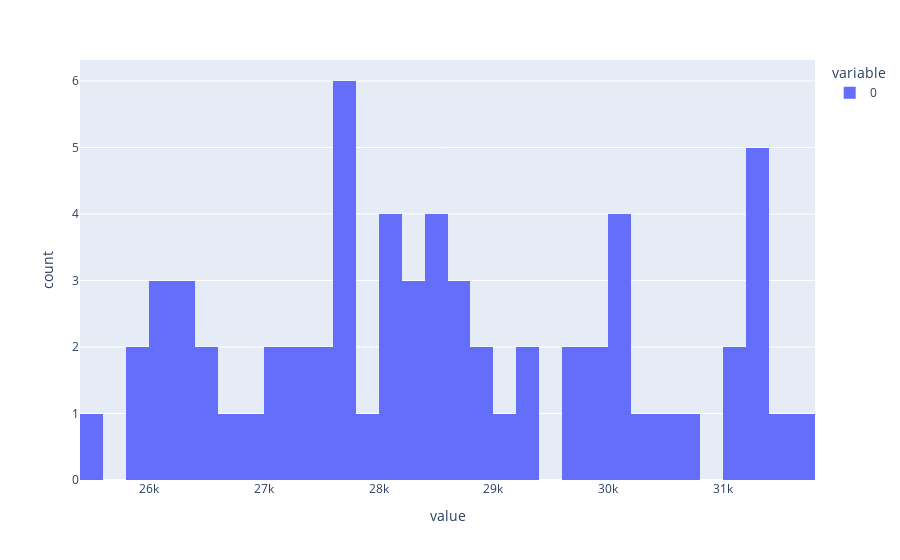

Notebook code for this chart:
### Code cell
px.histogram([len(x) for x in sequences], nbins=50)

### Figure 1 — Plotly figure (JSON) as saved in the notebook; plotly's stock layout.template omitted (floating-point values rounded to 4 significant figures)
{"data": [{"alignmentgroup": "True", "bingroup": "x", "hovertemplate": "variable=0<br>value=%{x}<br>count=%{y}<extra></extra>", "legendgroup": "0", "marker": {"color": "#636efa"}, "name": "0", "nbinsx": 50, "offsetgroup": "0", "orientation": "v", "showlegend": true, "type": "histogram", "x": [29751, 31335, 28679, 27754, 27464, 28975, 25984, 28539, 28128, 27102, 31393, 29903, 28763, 29642, 30741, 25425, 30148, 28586, 30111, 26487, 25995, 27682, 28363, 30161, 28434, 27783, 26975, 27608, 27935, 28111, 27395, 31249, 31491, 30119, 28941, 28035, 28494, 31100, 26083, 26041, 26223, 26227, 26077, 26689, 29355, 29276, 31250, 26552, 26396, 27657, 31686, 28773, 28326, 27165, 28203, 29114, 30482, 30286, 29926, 27553, 28033, 31028, 27317, 31357, 27608], "xaxis": "x", "yaxis": "y"}], "layout": {"autosize": true, "barmode": "relative", "legend": {"title": {"text": "variable"}, "tracegroupgap": 0}, "margin": {"t": 60}, "xaxis": {"anchor": "y", "autorange": true, "domain": [0, 1], "range": [25400.0, 31800.0], "title": {"text": "value"}, "type": "linear"}, "yaxis": {"anchor": "x", "autorange": true, "domain": [0, 1], "range": [0, 6.316], "title": {"text": "count"}}}}
